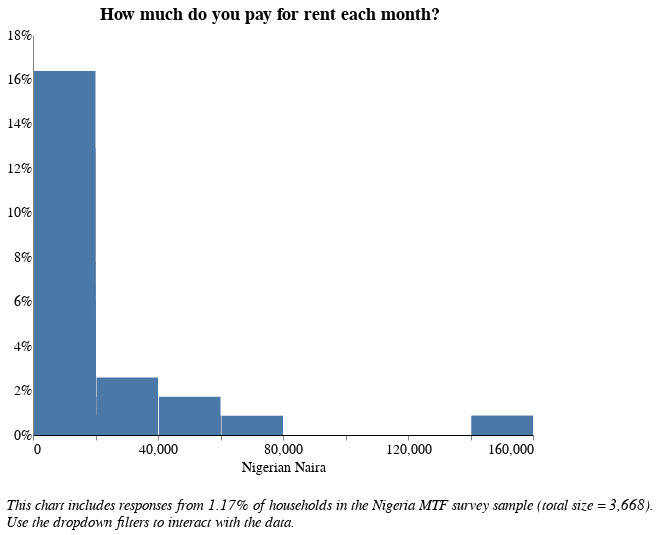

The notebook cell this image was saved under:
### Code cell
# How much do you pay for rent each month?

# Data Source
alt.data_transformers.disable_max_rows()
source = rent[rent[['l_expenditure']].notnull().all(1)]

col1 = source['l_expenditure'] #!= NaN
col2 = source['elc_aggr_tier'] != 'NaN'

source = source[conjunction(col1,col2)]
df = source[['hh_id','elc_aggr_tier','l_expenditure', 'locality']]

# Locality Filter
locality_options = [None, 'Urban', 'Rural']
locality_labels = ['National', 'Urban', 'Rural']

locality_dropdown=alt.binding_select(
    options= locality_options, 
    labels = locality_labels, 
    name = "Locality Breakdown  ")
locality_select=alt.selection_single(
    fields=['locality_ur'],
    bind=locality_dropdown)

# Tier Filter
tiers = [None, 'Tier 0', 'Tier 1', 'Tier 2', 'Tier 3', 'Tier 4', 'Tier 5']
tier_labels = ['All Tiers', 'Tier 0', 'Tier 1', 'Tier 2', 'Tier 3', 'Tier 4', 'Tier 5']
tier_dropdown=alt.binding_select(options=tiers, 
                                 labels = tier_labels, 
                                 name = "Tiers  ")
tier_select=alt.selection_single(fields=['elc_aggr_tier'],
                                bind=tier_dropdown)

# Percentage of responses shown in the chart
pct_responses = round(len(pd.unique(df[df[['l_expenditure']].notnull().all(1)]['hh_id'])) /
            3668 *100, 2) #change dataframe variable name

# Draw the Chart
final = alt.Chart(df).transform_joinaggregate(
    total='count(*)'
).transform_calculate(
    pct='1 / datum.total'
).mark_bar().encode(
    alt.X("l_expenditure:Q", 
          bin=alt.Bin(extent=[1, 160000], step=20000), # Change the step to adjust bin size
          scale = alt.Scale(domain=(0,160000),clamp = True), # Change the axes limits
         axis = alt.Axis(title = "Nigerian Naira")),
    alt.Y('sum(pct):Q', axis=alt.Axis(format='%'), title = ""),
    tooltip = [alt.Tooltip('l_expenditure:N', title = "Response (Binned)"), 
               alt.Tooltip('sum(pct):Q', format = '.2%', title = "Percentage")]
).transform_bin(
    "mbin",
    field="m",
    bin=alt.Bin(maxbins=20) # Specify the maximum number of bins
).add_selection(
    locality_select
).transform_filter(
    locality_select
).add_selection(
    tier_select
).transform_filter(
    tier_select 
).properties(
    height = 400,
    width = 500,
    title={
      "text": ["How much do you pay for rent each month?"], 
 #     "subtitle": ["You are viewing {}% of responses from the Nigeria Multi-Tiered Framework Survey.".format(pct_responses), " "],
      "color": "black",
      "subtitleColor": "black"
    }
)

final = alt.concat(final,
    title=alt.TitleParams(
        ['', '',  
         'This chart includes responses from {}% of households in the Nigeria MTF survey sample (total size = 3,668).'.format(
             pct_responses),
         'Use the dropdown filters to interact with the data.'],
        baseline='bottom',
        orient='bottom',
        anchor='start',
        font = 'Times New Roman',
        fontWeight='normal',
        fontStyle = "italic",
        fontSize=15)
)

final

### Figure 1 — Vega-Lite specification as saved in the notebook (floating-point values rounded to 4 significant figures)
{"width": 800, "height": 400, "config": {"title": {"fontSize": 18, "font": "Times New Roman", "anchor": "center", "fontColor": "#000000"}, "axisX": {"domain": true, "domainColor": "#000000", "grid": false, "labelFont": "Times New Roman", "labelFontSize": 14, "titleFont": "Times New Roman", "titleFontSize": 14, "titleFontWeight": "normal", "title": "X Axis Title (units)"}, "axisY": {"domain": true, "grid": false, "gridColor": "#DEDDDD", "gridWidth": 1, "labelFont": "Times New Roman", "labelFontSize": 14, "labelAngle": 0, "ticks": false, "titleFont": "Times New Roman", "titleFontSize": 14, "titleFontWeight": "normal", "titlePadding": 10, "title": "Y Axis Title (units)"}, "range": {"category": ["#2980B9", "#003366", "#FFAE19", "#D68910", "#E67E22", "#D35400", "#FF4500", "#FF6162", "#438B28", "#45B39D", "#99ADC1", "#212F3C"]}, "legend": {"labelFont": "Times New Roman", "labelFontSize": 14, "symbolType": "square", "symbolSize": 100, "titleFont": "Times New Roman", "titleFontSize": 14, "titleFontWeight": "normal", "title": "Legend", "orient": "right", "offset": 0}, "tooltip": {"font": "Open Sans"}, "view": {"stroke": "transparent", "text": {"font": "Times New Roman", "color": ["#2980B9", "#003366", "#FFAE19", "#D68910", "#E67E22", "#D35400", "#FF4500", "#FF6162", "#438B28", "#45B39D", "#99ADC1", "#212F3C"], "fontSize": 14, "align": "right", "fontWeight": 400, "size": 14}, "bar": {"size": 40, "binSpacing": 1, "continuousBandSize": 30, "discreteBandSize": 30, "fill": ["#2980B9", "#003366", "#FFAE19", "#D68910", "#E67E22", "#D35400", "#FF4500", "#FF6162", "#438B28", "#45B39D", "#99ADC1", "#212F3C"], "stroke": false}}}, "concat": [{"mark": "bar", "encoding": {"tooltip": [{"type": "nominal", "field": "l_expenditure", "title": "Response (Binned)"}, {"type": "quantitative", "aggregate": "sum", "field": "pct", "format": ".2%", "title": "Percentage"}], "x": {"type": "quantitative", "axis": {"title": "Nigerian Naira"}, "bin": {"extent": [1, 160000], "step": 20000}, "field": "l_expenditure", "scale": {"clamp": true, "domain": [0, 160000]}}, "y": {"type": "quantitative", "aggregate": "sum", "axis": {"format": "%"}, "field": "pct", "title": ""}}, "height": 400, "selection": {"selector009": {"type": "single", "fields": ["locality_ur"], "bind": {"input": "select", "options": [null, "Urban", "Rural"], "labels": ["National", "Urban", "Rural"], "name": "Locality Breakdown  "}}, "selector010": {"type": "single", "fields": ["elc_aggr_tier"], "bind": {"input": "select", "options": [null, "Tier 0", "Tier 1", "Tier 2", "Tier 3", "Tier 4", "Tier 5"], "labels": ["All Tiers", "Tier 0", "Tier 1", "Tier 2", "Tier 3", "Tier 4", "Tier 5"], "name": "Tiers  "}}}, "title": {"text": ["How much do you pay for rent each month?"], "color": "black", "subtitleColor": "black"}, "transform": [{"joinaggregate": [{"op": "count", "field": "*", "as": "total"}]}, {"calculate": "1 / datum.total", "as": "pct"}, {"bin": {"maxbins": 20}, "field": "m", "as": "mbin"}, {"filter": {"selection": "selector009"}}, {"filter": {"selection": "selector010"}}], "width": 500}], "data": {"name": "data-1648ab1409b5b1f0740afba4b020dbee"}, "title": {"text": ["", "", "This chart includes responses from 1.17% of households in the Nigeria MTF survey sample (total size = 3,668).", "Use the dropdown filters to interact with the data."], "anchor": "start", "baseline": "bottom", "font": "Times New Roman", "fontSize": 15, "fontStyle": "italic", "fontWeight": "normal", "orient": "bottom"}, "$schema": "https://vega.github.io/schema/vega-lite/v4.8.1.json", "datasets": {"data-1648ab1409b5b1f0740afba4b020dbee": [{"hh_id": 1014000000000.0, "elc_aggr_tier": "Tier 0", "l_expenditure": 888.0, "locality": 1}, {"hh_id": 1014000000000.0, "elc_aggr_tier": "Tier 0", "l_expenditure": 9400.0, "locality": 1}, {"hh_id": 1017000000000.0, "elc_aggr_tier": "Tier 2", "l_expenditure": 500.0, "locality": 1}, {"hh_id": 1017000000000.0, "elc_aggr_tier": "Tier 0", "l_expenditure": 500.0, "locality": 1}, {"hh_id": 1017000000000.0, "elc_aggr_tier": "Tier 2", "l_expenditure": 500.0, "locality": 1}, {"hh_id": 2012000000000.0, "elc_aggr_tier": "Tier 2", "l_expenditure": 5000.0, "locality": 1}, {"hh_id": 2012000000000.0, "elc_aggr_tier": "Tier 3", "l_expenditure": 2000.0, "locality": 1}, {"hh_id": 2012000000000.0, "elc_aggr_tier": "Tier 3", "l_expenditure": 2000.0, "locality": 1}, {"hh_id": 2012000000000.0, "elc_aggr_tier": "Tier 0", "l_expenditure": 2000.0, "locality": 1}, {"hh_id": 2012000000000.0, "elc_aggr_tier": "Tier 1", "l_expenditure": 10000.0, "locality": 1}, {"hh_id": 2012000000000.0, "elc_aggr_tier": "Tier 2", "l_expenditure": 25000.0, "locality": 1}, {"hh_id": 2012000000000.0, "elc_aggr_tier": "Tier 3", "l_expenditure": 2000.0, "locality": 1}, {"hh_id": 2012000000000.0, "elc_aggr_tier": "Tier 2", "l_expenditure": 1200.0, "locality": 1}, {"hh_id": 2012000000000.0, "elc_aggr_tier": "Tier 2", "l_expenditure": 2500.0, "locality": 1}, {"hh_id": 2012000000000.0, "elc_aggr_tier": "Tier 2", "l_expenditure": 1000.0, "locality": 1}, {"hh_id": 2012000000000.0, "elc_aggr_tier": "Tier 0", "l_expenditure": 1000.0, "locality": 1}, {"hh_id": 3002000000000.0, "elc_aggr_tier": "Tier 0", "l_expenditure": 30000.0, "locality": 1}, {"hh_id": 3009000000000.0, "elc_aggr_tier": "Tier 2", "l_expenditure": 5000.0, "locality": 1}, {"hh_id": 3009000000000.0, "elc_aggr_tier": "Tier 0", "l_expenditure": 48000.0, "locality": 1}, {"hh_id": 3009000000000.0, "elc_aggr_tier": "Tier 3", "l_expenditure": 20000.0, "locality": 1}, {"hh_id": 3010000000000.0, "elc_aggr_tier": "Tier 0", "l_expenditure": 15000.0, "locality": 1}, {"hh_id": 3033000000000.0, "elc_aggr_tier": "Tier 0", "l_expenditure": 1200.0, "locality": 1}, {"hh_id": 3033000000000.0, "elc_aggr_tier": "Tier 3", "l_expenditure": 15000.0, "locality": 1}, {"hh_id": 4016000000000.0, "elc_aggr_tier": "Tier 0", "l_expenditure": 9000.0, "locality": 1}, {"hh_id": 4016000000000.0, "elc_aggr_tier": "Tier 0", "l_expenditure": 900.0, "locality": 1}, {"hh_id": 4016000000000.0, "elc_aggr_tier": "Tier 0", "l_expenditure": 850.0, "locality": 1}, {"hh_id": 4025000000000.0, "elc_aggr_tier": "Tier 2", "l_expenditure": 4166.0, "locality": 1}, {"hh_id": 4025000000000.0, "elc_aggr_tier": "Tier 1", "l_expenditure": 10000.0, "locality": 1}, {"hh_id": 4025000000000.0, "elc_aggr_tier": "Tier 0", "l_expenditure": 1000.0, "locality": 1}, {"hh_id": 10010000000000.0, "elc_aggr_tier": "Tier 0", "l_expenditure": 500.0, "locality": 1}, {"hh_id": 10010000000000.0, "elc_aggr_tier": "Tier 0", "l_expenditure": 1000.0, "locality": 1}, {"hh_id": 10010000000000.0, "elc_aggr_tier": "Tier 0", "l_expenditure": 3000.0, "locality": 1}, {"hh_id": 10010000000000.0, "elc_aggr_tier": "Tier 3", "l_expenditure": 2000.0, "locality": 1}, {"hh_id": 10010000000000.0, "elc_aggr_tier": "Tier 3", "l_expenditure": 1000.0, "locality": 1}, {"hh_id": 10010000000000.0, "elc_aggr_tier": "Tier 3", "l_expenditure": 38000.0, "locality": 1}, {"hh_id": 10010000000000.0, "elc_aggr_tier": "Tier 3", "l_expenditure": 1000.0, "locality": 1}, {"hh_id": 10010000000000.0, "elc_aggr_tier": "Tier 0", "l_expenditure": 2080.0, "locality": 1}, {"hh_id": 10010000000000.0, "elc_aggr_tier": "Tier 3", "l_expenditure": 60000.0, "locality": 1}, {"hh_id": 10010000000000.0, "elc_aggr_tier": "Tier 0", "l_expenditure": 3000.0, "locality": 1}, {"hh_id": 10010000000000.0, "elc_aggr_tier": "Tier 0", "l_expenditure": 1700.0, "locality": 1}, {"hh_id": 10020000000000.0, "elc_aggr_tier": "Tier 3", "l_expenditure": 45000.0, "locality": 1}, {"hh_id": 10020000000000.0, "elc_aggr_tier": "Tier 3", "l_expenditure": 15000.0, "locality": 1}, {"hh_id": 10020000000000.0, "elc_aggr_tier": "Tier 3", "l_expenditure": 2000.0, "locality": 1}, {"hh_id": 10020000000000.0, "elc_aggr_tier": "Tier 0", "l_expenditure": 17000.0, "locality": 1}, {"hh_id": 10020000000000.0, "elc_aggr_tier": "Tier 1", "l_expenditure": 2000.0, "locality": 1}, {"hh_id": 10030000000000.0, "elc_aggr_tier": "Tier 0", "l_expenditure": 15000.0, "locality": 1}, {"hh_id": 10030000000000.0, "elc_aggr_tier": "Tier 2", "l_expenditure": 15000.0, "locality": 1}, {"hh_id": 10030000000000.0, "elc_aggr_tier": "Tier 0", "l_expenditure": 15000.0, "locality": 1}, {"hh_id": 10030000000000.0, "elc_aggr_tier": "Tier 0", "l_expenditure": 500.0, "locality": 1}, {"hh_id": 10030000000000.0, "elc_aggr_tier": "Tier 3", "l_expenditure": 1000.0, "locality": 0}, {"hh_id": 10030000000000.0, "elc_aggr_tier": "Tier 0", "l_expenditure": 1000.0, "locality": 0}, {"hh_id": 10040000000000.0, "elc_aggr_tier": "Tier 0", "l_expenditure": 3000.0, "locality": 0}, {"hh_id": 11000000000000.0, "elc_aggr_tier": "Tier 0", "l_expenditure": 1000.0, "locality": 1}, {"hh_id": 11000000000000.0, "elc_aggr_tier": "Tier 1", "l_expenditure": 154000.0, "locality": 1}, {"hh_id": 11000000000000.0, "elc_aggr_tier": "Tier 3", "l_expenditure": 15000.0, "locality": 1}, {"hh_id": 11000000000000.0, "elc_aggr_tier": "Tier 1", "l_expenditure": 2000.0, "locality": 1}, {"hh_id": 11000000000000.0, "elc_aggr_tier": "Tier 2", "l_expenditure": 2000.0, "locality": 1}, {"hh_id": 11010000000000.0, "elc_aggr_tier": "Tier 0", "l_expenditure": 500.0, "locality": 1}, {"hh_id": 11010000000000.0, "elc_aggr_tier": "Tier 0", "l_expenditure": 1000.0, "locality": 1}, {"hh_id": 11010000000000.0, "elc_aggr_tier": "Tier 0", "l_expenditure": 500.0, "locality": 1}, {"hh_id": 11010000000000.0, "elc_aggr_tier": "Tier 3", "l_expenditure": 1000.0, "locality": 1}, {"hh_id": 11010000000000.0, "elc_aggr_tier": "Tier 0", "l_expenditure": 1000.0, "locality": 1}, {"hh_id": 11010000000000.0, "elc_aggr_tier": "Tier 0", "l_expenditure": 30000.0, "locality": 1}, {"hh_id": 11010000000000.0, "elc_aggr_tier": "Tier 3", "l_expenditure": 2000.0, "locality": 1}, {"hh_id": 11010000000000.0, "elc_aggr_tier": "Tier 2", "l_expenditure": 2000.0, "locality": 1}, {"hh_id": 11010000000000.0, "elc_aggr_tier": "Tier 3", "l_expenditure": 24000.0, "locality": 1}, {"hh_id": 11010000000000.0, "elc_aggr_tier": "Tier 1", "l_expenditure": 18000.0, "locality": 1}, {"hh_id": 11010000000000.0, "elc_aggr_tier": "Tier 2", "l_expenditure": 6000.0, "locality": 1}, {"hh_id": 11010000000000.0, "elc_aggr_tier": "Tier 3", "l_expenditure": 4200.0, "locality": 1}, {"hh_id": 11010000000000.0, "elc_aggr_tier": "Tier 2", "l_expenditure": 5000.0, "locality": 1}, {"hh_id": 11010000000000.0, "elc_aggr_tier": "Tier 3", "l_expenditure": 1500.0, "locality": 1}, {"hh_id": 11010000000000.0, "elc_aggr_tier": "Tier 2", "l_expenditure": 5000.0, "locality": 1}, {"hh_id": 11010000000000.0, "elc_aggr_tier": "Tier 2", "l_expenditure": 15000.0, "locality": 1}, {"hh_id": 11010000000000.0, "elc_aggr_tier": "Tier 0", "l_expenditure": 35000.0, "locality": 1}, {"hh_id": 11010000000000.0, "elc_aggr_tier": "Tier 0", "l_expenditure": 3500.0, "locality": 1}, {"hh_id": 11010000000000.0, "elc_aggr_tier": "Tier 2", "l_expenditure": 150000.0, "locality": 1}, {"hh_id": 11010000000000.0, "elc_aggr_tier": "Tier 3", "l_expenditure": 30000.0, "locality": 1}, {"hh_id": 11010000000000.0, "elc_aggr_tier": "Tier 4", "l_expenditure": 2000.0, "locality": 1}, {"hh_id": 11010000000000.0, "elc_aggr_tier": "Tier 3", "l_expenditure": 7000.0, "locality": 1}, {"hh_id": 11010000000000.0, "elc_aggr_tier": "Tier 3", "l_expenditure": 5000.0, "locality": 1}, {"hh_id": 11010000000000.0, "elc_aggr_tier": "Tier 3", "l_expenditure": 10000.0, "locality": 1}, {"hh_id": 11010000000000.0, "elc_aggr_tier": "Tier 4", "l_expenditure": 7000.0, "locality": 1}, {"hh_id": 11010000000000.0, "elc_aggr_tier": "Tier 3", "l_expenditure": 52000.0, "locality": 1}, {"hh_id": 11010000000000.0, "elc_aggr_tier": "Tier 3", "l_expenditure": 2000.0, "locality": 1}, {"hh_id": 11010000000000.0, "elc_aggr_tier": "Tier 3", "l_expenditure": 1500.0, "locality": 1}, {"hh_id": 11010000000000.0, "elc_aggr_tier": "Tier 2", "l_expenditure": 1500.0, "locality": 1}, {"hh_id": 11010000000000.0, "elc_aggr_tier": "Tier 2", "l_expenditure": 2000.0, "locality": 1}, {"hh_id": 11010000000000.0, "elc_aggr_tier": "Tier 3", "l_expenditure": 2000.0, "locality": 1}, {"hh_id": 11010000000000.0, "elc_aggr_tier": "Tier 2", "l_expenditure": 2000.0, "locality": 1}, {"hh_id": 11010000000000.0, "elc_aggr_tier": "Tier 2", "l_expenditure": 1500.0, "locality": 1}, {"hh_id": 11010000000000.0, "elc_aggr_tier": "Tier 0", "l_expenditure": 1500.0, "locality": 1}, {"hh_id": 11010000000000.0, "elc_aggr_tier": "Tier 3", "l_expenditure": 5000.0, "locality": 1}, {"hh_id": 11010000000000.0, "elc_aggr_tier": "Tier 0", "l_expenditure": 5000.0, "locality": 1}, {"hh_id": 11010000000000.0, "elc_aggr_tier": "Tier 3", "l_expenditure": 2500.0, "locality": 1}, {"hh_id": 11010000000000.0, "elc_aggr_tier": "Tier 2", "l_expenditure": 1500.0, "locality": 1}, {"hh_id": 11010000000000.0, "elc_aggr_tier": "Tier 1", "l_expenditure": 50000.0, "locality": 1}, {"hh_id": 11010000000000.0, "elc_aggr_tier": "Tier 3", "l_expenditure": 5000.0, "locality": 1}, {"hh_id": 11010000000000.0, "elc_aggr_tier": "Tier 2", "l_expenditure": 2000.0, "locality": 1}, {"hh_id": 11010000000000.0, "elc_aggr_tier": "Tier 2", "l_expenditure": 1000.0, "locality": 1}, {"hh_id": 11010000000000.0, "elc_aggr_tier": "Tier 1", "l_expenditure": 2500.0, "locality": 1}, {"hh_id": 11020000000000.0, "elc_aggr_tier": "Tier 3", "l_expenditure": 45000.0, "locality": 1}, {"hh_id": 11020000000000.0, "elc_aggr_tier": "Tier 0", "l_expenditure": 8000.0, "locality": 1}, {"hh_id": 11020000000000.0, "elc_aggr_tier": "Tier 0", "l_expenditure": 1.0, "locality": 0}, {"hh_id": 11020000000000.0, "elc_aggr_tier": "Tier 0", "l_expenditure": 1000.0, "locality": 0}, {"hh_id": 11020000000000.0, "elc_aggr_tier": "Tier 3", "l_expenditure": 1000.0, "locality": 0}, {"hh_id": 11020000000000.0, "elc_aggr_tier": "Tier 3", "l_expenditure": 3000.0, "locality": 0}, {"hh_id": 11020000000000.0, "elc_aggr_tier": "Tier 0", "l_expenditure": 36000.0, "locality": 0}, {"hh_id": 11020000000000.0, "elc_aggr_tier": "Tier 0", "l_expenditure": 1500.0, "locality": 0}, {"hh_id": 11020000000000.0, "elc_aggr_tier": "Tier 0", "l_expenditure": 2000.0, "locality": 0}, {"hh_id": 12000000000000.0, "elc_aggr_tier": "Tier 4", "l_expenditure": 10000.0, "locality": 1}, {"hh_id": 12000000000000.0, "elc_aggr_tier": "Tier 3", "l_expenditure": 3000.0, "locality": 1}, {"hh_id": 12000000000000.0, "elc_aggr_tier": "Tier 4", "l_expenditure": 3000.0, "locality": 1}, {"hh_id": 12000000000000.0, "elc_aggr_tier": "Tier 3", "l_expenditure": 2000.0, "locality": 1}, {"hh_id": 12010000000000.0, "elc_aggr_tier": "Tier 2", "l_expenditure": 2500.0, "locality": 1}, {"hh_id": 12010000000000.0, "elc_aggr_tier": "Tier 3", "l_expenditure": 20000.0, "locality": 1}, {"hh_id": 12020000000000.0, "elc_aggr_tier": "Tier 3", "l_expenditure": 15000.0, "locality": 1}]}}
